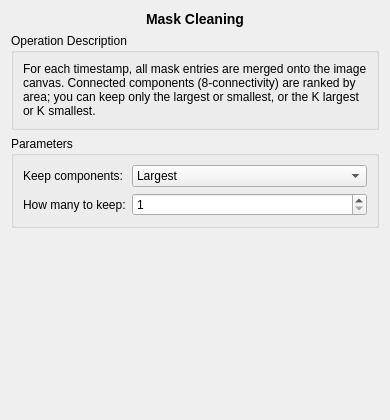
<?xml version="1.0" encoding="UTF-8"?>
<ui version="4.0">
 <class>MaskCleaning_Widget</class>
 <widget class="QWidget" name="MaskCleaning_Widget">
  <property name="geometry">
   <rect>
    <x>0</x>
    <y>0</y>
    <width>390</width>
    <height>420</height>
   </rect>
  </property>
  <property name="windowTitle">
   <string>Mask Cleaning</string>
  </property>
  <layout class="QVBoxLayout" name="verticalLayout">
   <item>
    <widget class="QLabel" name="titleLabel">
     <property name="styleSheet">
      <string>font-weight: bold; font-size: 14px;</string>
     </property>
     <property name="text">
      <string>Mask Cleaning</string>
     </property>
     <property name="alignment">
      <set>Qt::AlignmentFlag::AlignCenter</set>
     </property>
     <property name="margin">
      <number>5</number>
     </property>
    </widget>
   </item>
   <item>
    <widget class="QGroupBox" name="descriptionGroupBox">
     <property name="title">
      <string>Operation Description</string>
     </property>
     <layout class="QVBoxLayout" name="descriptionLayout">
      <item>
       <widget class="QLabel" name="descriptionLabel">
        <property name="text">
         <string>For each timestamp, all mask entries are merged onto the image canvas. Connected components (8-connectivity) are ranked by area; you can keep only the largest or smallest, or the K largest or K smallest.</string>
        </property>
        <property name="wordWrap">
         <bool>true</bool>
        </property>
       </widget>
      </item>
     </layout>
    </widget>
   </item>
   <item>
    <widget class="QGroupBox" name="parametersGroupBox">
     <property name="title">
      <string>Parameters</string>
     </property>
     <layout class="QFormLayout" name="parametersLayout">
      <item row="0" column="0">
       <widget class="QLabel" name="selectionLabel">
        <property name="text">
         <string>Keep components:</string>
        </property>
       </widget>
      </item>
      <item row="0" column="1">
       <widget class="QComboBox" name="selectionComboBox">
        <property name="toolTip">
         <string>Largest or smallest by pixel count (per timestamp, after merging all masks at that time)</string>
        </property>
        <item>
         <property name="text">
          <string>Largest</string>
         </property>
        </item>
        <item>
         <property name="text">
          <string>Smallest</string>
         </property>
        </item>
       </widget>
      </item>
      <item row="1" column="0">
       <widget class="QLabel" name="countLabel">
        <property name="text">
         <string>How many to keep:</string>
        </property>
       </widget>
      </item>
      <item row="1" column="1">
       <widget class="QSpinBox" name="countSpinBox">
        <property name="toolTip">
         <string>1 = single largest or smallest component; 2 = two largest or two smallest, etc.</string>
        </property>
        <property name="minimum">
         <number>1</number>
        </property>
        <property name="maximum">
         <number>100</number>
        </property>
        <property name="value">
         <number>1</number>
        </property>
       </widget>
      </item>
     </layout>
    </widget>
   </item>
   <item>
    <spacer name="verticalSpacer">
     <property name="orientation">
      <enum>Qt::Orientation::Vertical</enum>
     </property>
     <property name="sizeHint" stdset="0">
      <size>
       <width>20</width>
       <height>40</height>
      </size>
     </property>
    </spacer>
   </item>
  </layout>
 </widget>
 <resources/>
 <connections/>
</ui>
